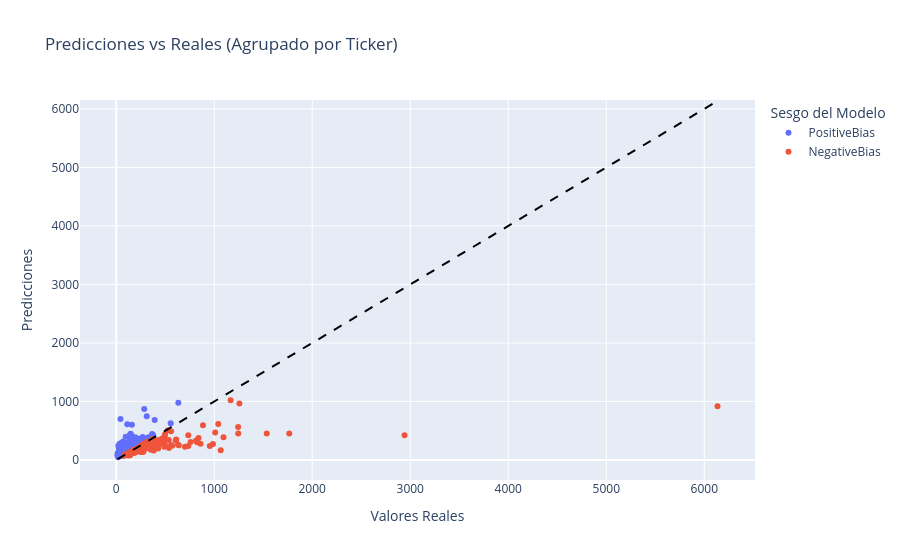

Here is the notebook cell this chart was saved with:
### Markdown cell above
Se generan 2 clusters segun las predicciones:
* Positive_Bias: si los residuos son mayores o iguales a cero.
* Negative_Bias: si los residuos son menores a cero.

### Code cell
# Se dividen los datos para predecir el valor de la última fecha disponible para cada ticker en el conjunto de test
X_train = X.iloc[:-len(df['Ticker'].unique())]  # Todos menos la última fecha de cada ticker
y_train = y.iloc[:-len(df['Ticker'].unique())]
X_test = X.iloc[-len(df['Ticker'].unique()):]   # Solo la última fecha de cada ticker
y_test = y.iloc[-len(df['Ticker'].unique()):]

# Recuperar el ticker usando el indice de y_test
tickers_test = df.loc[y_test.index, 'Ticker']

# Predicciones en el conjunto de test
y_pred = pipe.predict(X_test)

# Consolidar resultados individuales en un DataFrame
resultados_df = pd.DataFrame({
    'Ticker': tickers_test,
    'Predicted': y_pred,
    'Observed': y_test
})

# Calcular el residuo para cada predicción
resultados_df['Residuals'] = resultados_df['Predicted'] - resultados_df['Observed']

# Agrupar por ticker
resultados_agrupados = resultados_df.groupby('Ticker')[['Predicted', 'Observed', 'Residuals']].mean()

# Generar el Cluster sobre el promedio de los residuos
resultados_agrupados['Cluster'] = ['PositiveBias' if r >= 0 else 'NegativeBias' 
                                   for r in resultados_agrupados['Residuals']]

# Visualizar
fig = px.scatter(
    resultados_agrupados, 
    x='Observed', 
    y='Predicted', 
    color='Cluster',
    hover_name=resultados_agrupados.index, 
    labels={'Observed':'Valores Reales', 'Predicted':'Predicciones', 'Cluster':'Sesgo del Modelo'},
    title='Predicciones vs Reales (Agrupado por Ticker)'
)

# Línea de identidad perfecta
min_val = resultados_agrupados['Observed'].min()
max_val = resultados_agrupados['Observed'].max()
fig.add_shape(type='line', x0=min_val, y0=min_val, x1=max_val, y1=max_val,
              line=dict(color='black', dash='dash', width=2))
fig.show()

# Estadísticas por cluster a nivel Ticker
over_mask = resultados_agrupados['Cluster'] == 'PositiveBias'
under_mask = resultados_agrupados['Cluster'] == 'NegativeBias'

print("\nEstadísticas por cluster (a nivel de Ticker):")
print(f"Overprediction: {over_mask.sum()} tickers, residuo medio global: {resultados_agrupados.loc[over_mask, 'Residuals'].mean():.4f}")
print(f"Underprediction: {under_mask.sum()} tickers, residuo medio global: {resultados_agrupados.loc[under_mask, 'Residuals'].mean():.4f}")

### Figure 1 — Plotly figure (JSON) as saved in the notebook; plotly's stock layout.template omitted (floating-point values rounded to 4 significant figures; data arrays with more than 128 entries replaced by an {"elided": "..."} marker saying what was removed)
{"data": [{"hovertemplate": "<b>%{hovertext}</b><br><br>Sesgo del Modelo=PositiveBias<br>Valores Reales=%{x}<br>Predicciones=%{y}<extra></extra>", "hovertext": {"elided": "225 str values"}, "legendgroup": "PositiveBias", "marker": {"color": "#636efa", "symbol": "circle"}, "mode": "markers", "name": "PositiveBias", "orientation": "v", "showlegend": true, "type": "scatter", "x": {"elided": "225 float values"}, "xaxis": "x", "y": {"elided": "225 float values"}, "yaxis": "y"}, {"hovertemplate": "<b>%{hovertext}</b><br><br>Sesgo del Modelo=NegativeBias<br>Valores Reales=%{x}<br>Predicciones=%{y}<extra></extra>", "hovertext": {"elided": "129 str values"}, "legendgroup": "NegativeBias", "marker": {"color": "#EF553B", "symbol": "circle"}, "mode": "markers", "name": "NegativeBias", "orientation": "v", "showlegend": true, "type": "scatter", "x": {"elided": "129 float values"}, "xaxis": "x", "y": {"elided": "129 float values"}, "yaxis": "y"}], "layout": {"legend": {"title": {"text": "Sesgo del Modelo"}, "tracegroupgap": 0}, "shapes": [{"line": {"color": "black", "dash": "dash", "width": 2}, "type": "line", "x0": 13.14, "x1": 6135, "y0": 13.14, "y1": 6135}], "title": {"text": "Predicciones vs Reales (Agrupado por Ticker)"}, "xaxis": {"anchor": "y", "domain": [0, 1], "title": {"text": "Valores Reales"}}, "yaxis": {"anchor": "x", "domain": [0, 1], "title": {"text": "Predicciones"}}}}
